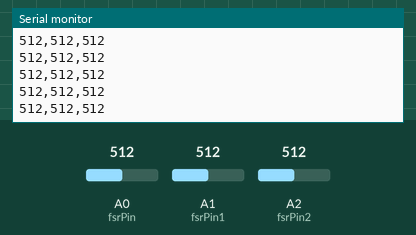
This sketch was run on a simulated Arduino Uno, built with avr-gcc and run on an emulated ATmega328P. On the bench: the last lines printed to the serial monitor. The test bench sets the inputs (shaded band); at power-on: A1 (fsrPin1) = 512, A0 (fsrPin) = 512, A2 (fsrPin2) = 512.

Above: at 2.7 s.
2.8 s: A1 (fsrPin1) set to 992
At 2.86 s:
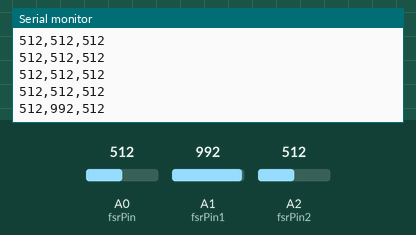
5.8 s: A1 (fsrPin1) set to 1014
At 5.81 s:
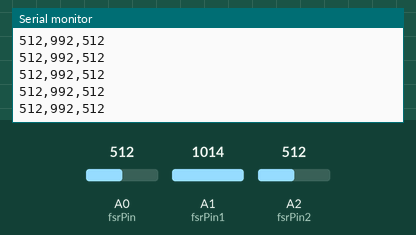
Timing chart, 0 to 8.8 s (numbered marks = the images above; inputs shaded):
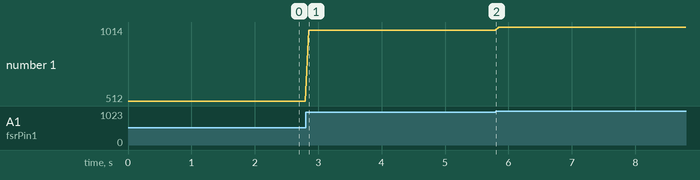

The sketch:

prf_test.ino
```cpp
/* FSR simple testing sketch.

  Connect one end of FSR to power, the other end to Analog 0.
  Then connect one end of a 10K resistor from Analog 0 to ground

  For more information see www.ladyada.net/learn/sensors/fsr.html */

int fsrPin = A0;     // the FSR and 10K pulldown are connected to a0
int fsrPin1 = A1;     // the FSR and 10K pulldown are connected to a0
int fsrPin2 = A2;     // the FSR and 10K pulldown are connected to a0
int fsrReading;     // the analog reading from the FSR resistor divider
int fsrReading2;     // the analog reading from the FSR resistor divider
int fsrReading3;     // the analog reading from the FSR resistor divider

void setup(void) {
  // We'll send debugging information via the Serial monitor
  Serial.begin(9600);
}

void loop(void) {
  fsrReading = analogRead(fsrPin);

  //Serial.print("Analog reading = ");
  Serial.print(fsrReading);    Serial.print(",");  // the raw analog reading

  fsrReading2 = analogRead(fsrPin1);

  //Serial.print("Analog2 reading = "); Serial.print(",");
  Serial.print(fsrReading2);   Serial.print(",");  // the raw analog reading

  fsrReading3 = analogRead(fsrPin2);

  //Serial.println("Analog3 reading = ");
  Serial.println(fsrReading3);     // the raw analog reading
  //Serial.println("");

  /*
    // We'll have a few threshholds, qualitatively determined
    if (fsrReading < 10) {
     Serial.println(" - No pressure");
    } else if (fsrReading < 200) {
     Serial.println(" - Light touch");
    } else if (fsrReading < 500) {
     Serial.println(" - Light squeeze");
    } else if (fsrReading < 800) {
     Serial.println(" - Medium squeeze");
    } else {
     Serial.println(" - Big squeeze");
    }*/
  delay(50);

}
```

Measured:
- after the input at 2.8 s, the serial monitor: prints a new line after 0.05 s (image 1)
- plotted number 1: 512 → 992 after the input at 2.8 s, 992 → 1014 after the input at 5.8 s
